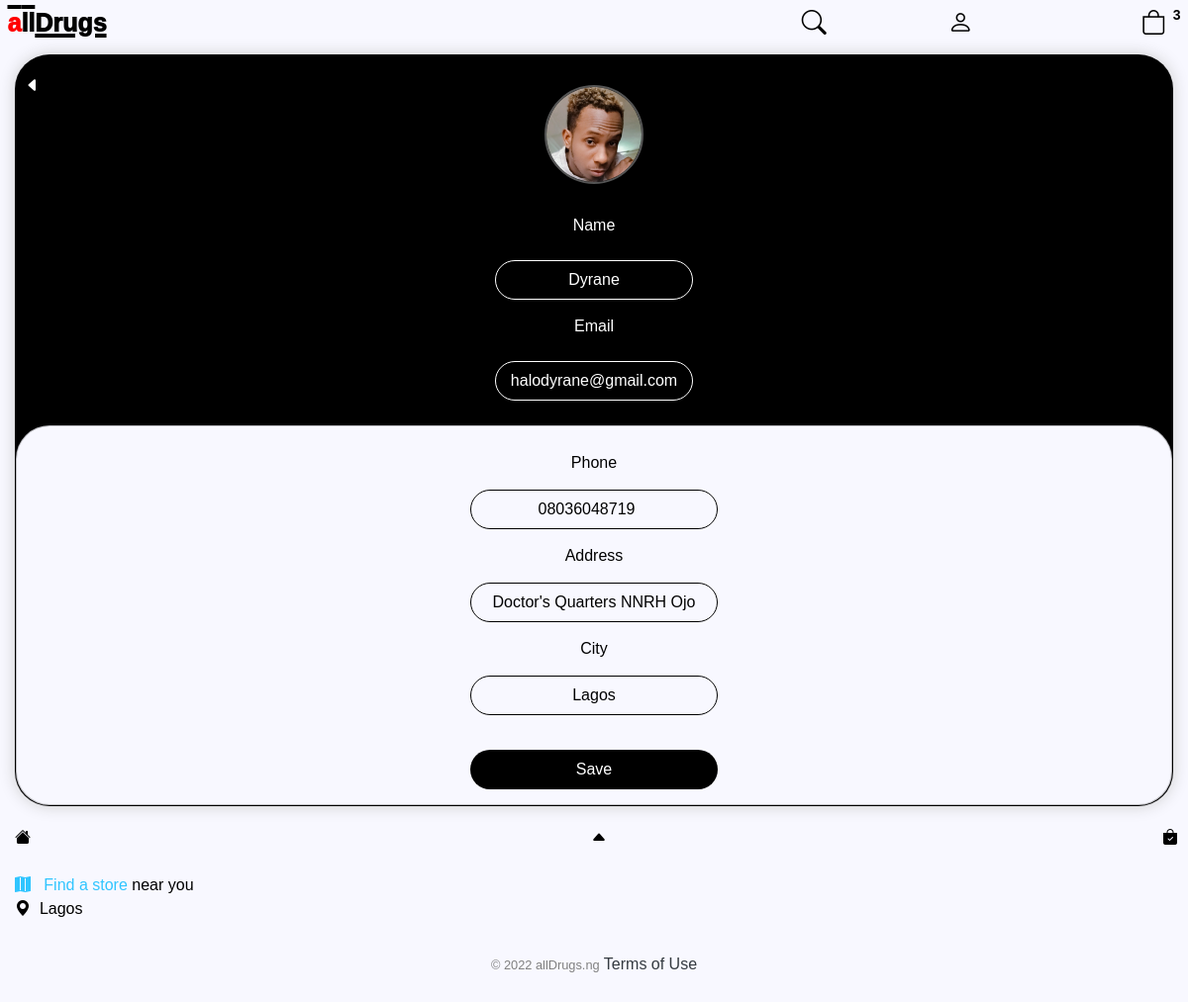
Page /edit_account/4 (signed in) on the committed database.
### store/models.py (models this page shows, shortened)
class Customer(models.Model):
    user = models.OneToOneField(User, on_delete=models.CASCADE, null=True, blank=True)
    name = models.CharField(max_length=200, null=True)
    phone = PhoneField(blank=True, help_text='Contact phone number')
    email = models.CharField(max_length=200, null=True)
    image = models.ImageField(null=True, blank=True, default='user.png', upload_to='uploads/')
    color = ColorField(default='#FF0000',format="hexa", image_field="image")
    @property
    def imageURL(self):
        try:
            url = self.image.url
        except:
            url=''
        return url

class ShippingAddress(models.Model):
    customer = models.ForeignKey(Customer, on_delete=models.SET_NULL, null=True, blank=True)
    order = models.ForeignKey(Order, on_delete=models.SET_NULL, null=True, blank=True)
    address = models.CharField (max_length=200, null=False,default="nigeria")
    city = models.CharField (max_length=200, null=False)
    state = models.CharField (max_length=200, null=False)
    zipcode = models.CharField (max_length=200, null=False)
    date_added = models.DateTimeField(auto_now_add=True)

### store/views.py (the view)
def edit_account(request,pk):
	data = cartData(request)
	cartItems = data['cartItems']
	order = data['order']
	items = data['items']
	user = request.user.customer
	pk = user.id
	try:
	    ship = ShippingAddress.objects.get(customer= user, order = order)
	except ShippingAddress.DoesNotExist:
	    ship = None
	context = {'items':items, 'user':user, 'order':order, 'cartItems':cartItems, 'ship':ship }
	return render(request,'store/edit_account.html',context)

### store/models.py (called while the page is built)
    @property
    def get_cart_items(self):
        orderitems = self.orderitem_set.all()
        total = sum([item.quantity for item in orderitems])
        return total

### store/utils.py (called while the page is built)
def cartData(request):
	if request.user.is_authenticated:
		customer = request.user.customer
		order, created = Order.objects.get_or_create(customer=customer, complete=False)
		items = order.orderitem_set.all()
		cartItems = order.get_cart_items
	else:
		cookieData = cookieCart(request)
		cartItems = cookieData['cartItems']
		order = cookieData['order']
		items = cookieData['items']
	return {'cartItems':cartItems ,'order':order, 'items':items}

### store/templates/store/edit_account.html (shortened to what this page needs)
{% extends "store/main.html" %}
{% load static %}
{% block content %}
<div class="row">
    <div class="col-lg-12 text-center">
        <div id="profile" class="box-element"style="">
            <form class="" method="POST" action="{% url 'update_account' user.id %}">
                <input type="image" name="image" value="{{user.image}}" disabled
                style="width:100px; length:100px;border:2px solid;border-radius:50%; margin:15px" src="{{user.imageURL}}" />
                <div class="back" style="
                    position: absolute;
                    left: 25px;
                    top:20px;">
                    <a href="{% url 'account' %}">
                        <i style="color:white;"class="bi bi-caret-left-fill"></i>
                    </a>
                </div>
                <div class="edit-header">
                    <section>
                        <label style="color:white">Name</label>
                        <input type="text" name="name"
                        value="{{user.name}}" />
                    </section>
                    <section>
                        <label style="color:white">Email</label>
                        <input type="email" name="email"
                        value="{{user.email}}" />
                    </section>
                </div>
                <div style="padding:15px;margin: 25px 0px 0px 0px;box-shadow:none;border-radius:34px;"id="" class="box-element edit">
                    <div style="margin:10px"class="contact text-center">
                        <div style="display:flex; justify-content:space-between; flex-direction:column;" class="phone">
                            <section style="flex:50%">
                                Phone
                            </section>
                            <section style="flex:50%">
                                <input type="number" name="phone" value="{{user.phone}}" />
                            </section>
                        </div>
                        <div style="display:flex ;justify-content:space-between; flex-direction:column;" class="address">
                            <section style="flex:50%">
                                Address
                            </section>
                            <section style="flex:50%">
                                <input type="text" name="address" value="{{ship.address}}" />
                            </section>
                        </div>
                        <div style="display:flex justify-content:space-between; flex-direction:column;" class="city">
                            <section style="flex:50%">
                                City
                            </section>
                            <section style="flex:50%">
                                <input type="text" name="city" value="{{ship.city}}" />
                            </section>
                        </div>
                    </div>
                    <div style="display:flex; justify-content: center; ">
                        <input style="margin:20px 5px 0px 5px;border:none; border-radius:30px;padding:8px;background-color:black;color:white" class=" profile-btn-a" type="submit" value="Save" />
                    </div>
                </div>
            </form>
        </div>
    </div>
</div>
{% endblock content %}

### static/css/main.css (style rules this page uses)
body { background-color: #f8f8ff!important; font-weight: 400; font-family:'Choco cooky',reross-quadratic, sans-serif; color: #000; font-style: normal; padding:0px; margin:0px; overflow: scroll; }
.box-element { box-shadow: hsl(0, 0%, 80%) 0 0 16px; background-color: #f8f8ff; border: .2px solid rgba(0,0,0,0.25); padding: 10px; width:100%; }
.col-lg-4, .col-lg-6, .col-lg-8, .col-lg-12 { margin-top: 10px; }
.back a { color:#000; }
#profile { background:#000; padding:15px 0px 0px 0px; border-radius: 35px; }
.profile-btn-b, .profile-btn-a { background: #000; color: white; }
.edit input { border:0; background: none; display: block; margin: 15px auto; text-align: center; border: 1.5px solid #000; padding: 7px 7px; width: 250px; outline: none; color: #000; border-radius: 22px; transition: 0.25s; }
.edit-header input { border:0; background: none; display: block; margin: 15px auto; text-align: center; border: 1.5px solid #fff; padding: 7px 7px; width: 200px; outline: none; color: #fff; border-radius: 22px; transition: 0.25s; }
.row { width:100%; margin:0px; padding: 0px; }

### static/css/main_dark.css (style rules this page uses)
body { background-color: rgb(37,37,37,1)!important; font-weight: 400; font-family: 'Choco cooky',reross-quadratic, sans-serif; color: white; font-style: normal; margin:0px; padding:0px; }
.box-element { box-shadow: hsl(0, 0%, 20%) 0 0 16px; background-color: #070700; border-radius: 20px; padding: 10px; }
.col-lg-4, .col-lg-6, .col-lg-8, .col-lg-12 { margin-top: 10px; }
.back a { color:white; }
#profile { background:#f8f8ff; padding:15px 0px 0px 0px; border-radius: 35px; }
.profile-btn-b, .profile-btn-a { background: #f8f8ff; color: #070606; }
.row { width:100%; margin:0px; padding: 0px; }

### rows in the picture
Customer: name "Dyrane", email "halodyrane@gmail.com", phone "08036048719"
ShippingAddress: address "Doctor's Quarters NNRH Ojo", city "Lagos"

### other values in the picture
{{ cartItems }} "3"
